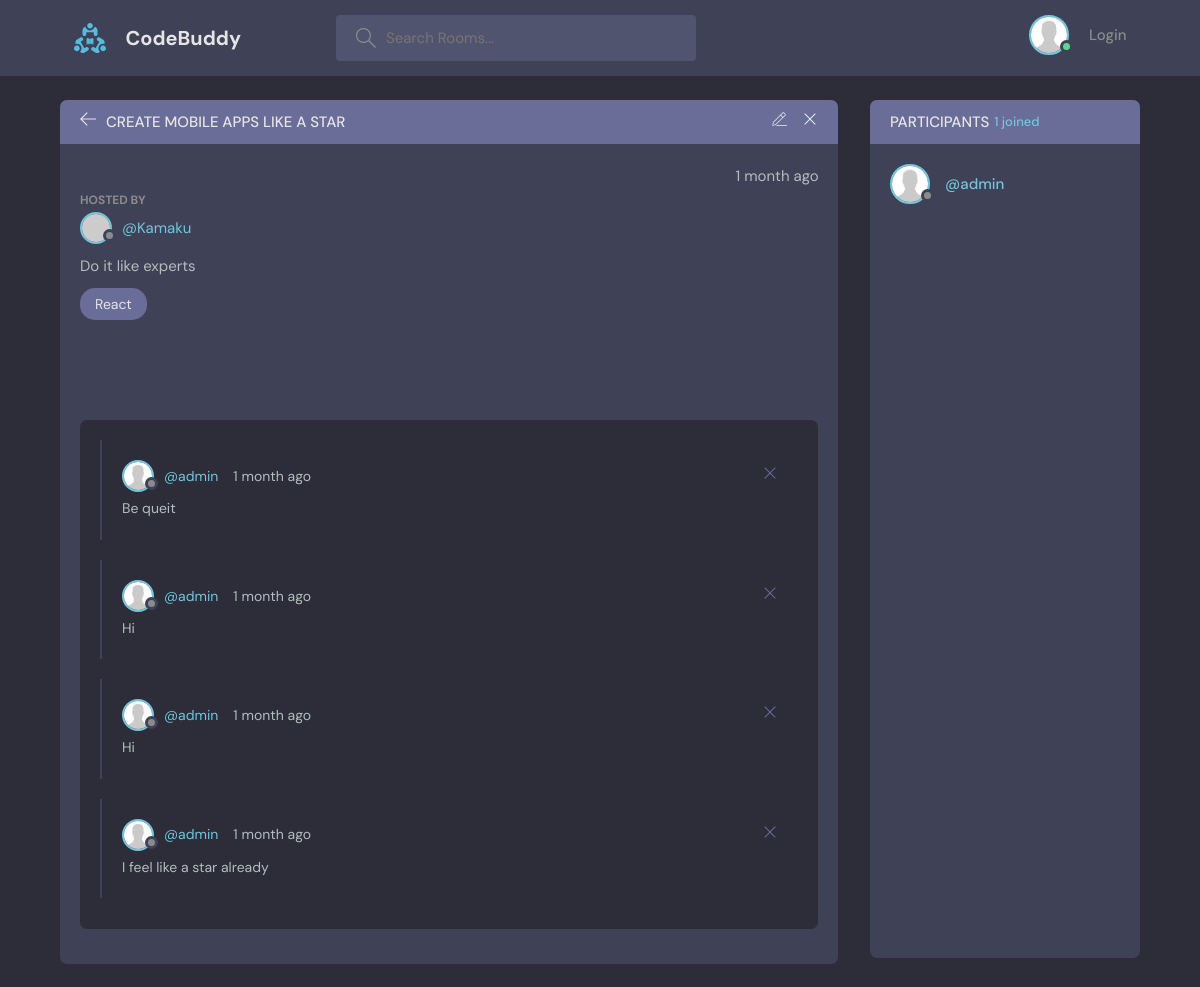
/room/8/, run on the app's committed database.
### base/models.py (models this page shows, shortened)
class Room(models.Model):
    host = models.ForeignKey(User, on_delete=models.SET_NULL, null=True)
    topic = models.ForeignKey(Topic, on_delete=models.SET_NULL, null=True)
    name = models.CharField(max_length=200)
    description = models.TextField(null=True, blank=True)
    participants = models.ManyToManyField(User, related_name='participants', blank=True)
    updated = models.DateTimeField(auto_now=True)
    created = models.DateTimeField(auto_now_add=True)
    class Meta:
        ordering = ['-created', '-updated']

class Topic(models.Model):
    name = models.CharField(max_length=200)
    def __str__(self):
        return self.name

class Message(models.Model):
    user = models.ForeignKey(User, on_delete=models.CASCADE)
    room = models.ForeignKey(Room, on_delete=models.CASCADE)
    topic = models.ForeignKey(Topic, on_delete=models.CASCADE, null=True)
    body = models.TextField()
    updated = models.DateTimeField(auto_now=True)
    created = models.DateTimeField(auto_now_add=True)
    class Meta:
        ordering = ['-created', '-updated']

### base/views.py (the view, shortened to what this page needs)
# urls.py: path('room/<str:pk>/', views.room, name = "room"),
def room(request, pk):
    room = Room.objects.get(id = pk)
    room_messages = room.message_set.all().order_by('-created')
    participants = room.participants.all()
    context = {'room': room, 'room_messages': room_messages, 'participants': participants }
    return render(request, "base/room.html", context)

### base/templates/base/room.html (shortened to what this page needs)
{% extends 'main.html' %} {% block content %} {% load static %}
<main class="profile-page layout layout--2">
  <div class="container">
    <div class="room">
      <div class="room__top">
        <div class="room__topLeft">
          <a href="{% url 'home' %}">
            <svg
              version="1.1"
              xmlns="http://www.w3.org/2000/svg"
              width="32"
              height="32"
              viewBox="0 0 32 32"
            >
              <title>arrow-left</title>
              <path
                d="M13.723 2.286l-13.723 13.714 13.719 13.714 1.616-1.611-10.96-10.96h27.625v-2.286h-27.625l10.965-10.965-1.616-1.607z"
              ></path>
            </svg>
          </a>
          <h3>{{ room.name }}</h3>
        </div>
        <div class="room__topRight">
          <a href="{% url 'update-room' room.id %}">
          </a>
          <a href="{% url 'delete-room' room.id %}">
            <svg
              version="1.1"
              xmlns="http://www.w3.org/2000/svg"
              width="32"
              height="32"
              viewBox="0 0 32 32"
            >
              <title>remove</title>
              <path
                d="M27.314 6.019l-1.333-1.333-9.98 9.981-9.981-9.981-1.333 1.333 9.981 9.981-9.981 9.98 1.333 1.333 9.981-9.98 9.98 9.98 1.333-1.333-9.98-9.98 9.98-9.981z"
              ></path>
            </svg>
          </a>
        </div>
      </div>
      <div class="room__box scroll">
        <div class="room__header scroll">
          <div class="room__info">
            <span>{{ room.created|timesince }} ago</span>
          </div>
          <div class="room__hosted">
            <p>Hosted By</p>
            <a
              href="{% url 'user-profile' room.host.id %}"
              class="room__author"
            >
              <div class="avatar avatar--small">
                <img src="https://randomuser.me/api/portraits/men/37.jpg" />
              </div>
              <span>@{{ room.host.username }}</span>
            </a>
          </div>
          {% if room.description %}
          <div class="room__details">{{ room.description }}</div>
          {% else %}
          <div class="room__details">Room not described</div>
          {% endif %}
          <span class="room__topics">{{ room.topic }}</span>
        </div>
        <div class="room__conversation">
          <div class="threads scroll">
            {% for message in room_messages %}
            <div class="thread">
              <div class="thread__top">
                <div class="thread__author">
                  <a
                    href="{% url 'user-profile' message.user.id %}"
                    class="thread__authorInfo"
                  >
                    <div class="avatar avatar--small">
                      <img src="{% static 'images/pp.jpg' %}" />
                    </div>
                    <span>@{{ message.user.username }} </span>
                  </a>
                  <span class="thread__date">
                    {{ message.created|timesince }} ago
                  </span>
                </div>
                <div class="thread__delete">
                  <svg
                    version="1.1"
                    xmlns="http://www.w3.org/2000/svg"
                    width="32"
                    height="32"
                    viewBox="0 0 32 32"
                  >
                    <title>remove</title>
                    <path
                      d="M27.314 6.019l-1.333-1.333-9.98 9.981-9.981-9.981-1.333 1.333 9.981 9.981-9.981 9.98 1.333 1.333 9.981-9.98 9.98 9.98 1.333-1.333-9.98-9.98 9.98-9.981z"
                    ></path>
                  </svg>
                </div>
              </div>
              <div class="thread__details">{{ message.body }}</div>
            </div>
            {% endfor %}
          </div>
        </div>
      </div>
    </div>
    <div class="participants">
      <h3 class="participants__top">
        Participants <span> {{ room.participants.count }} joined </span>
      </h3>
      <div class="participants__list scroll">
        {% for participant in participants %}
        <a href="{% url 'user-profile' room.host.id %}" class="participant">
          <div class="avatar avatar--medium">
            <img src="{% static 'images/pp.jpg' %}" />
          </div>
          <p>
            <span>@{{ participant.username }}</span>
          </p>
        </a>
        {% endfor %}
      </div>
    </div>
  </div>
</main>
{% endblock %}

### data on the page
Room: name "CREATE MOBILE APPS LIKE A STAR", created "1 month", host.username "Kamaku", description "Do it like experts", topic "React", participants.count "1"
Message: user.username "admin", created "1 month", body "Be queit"
Message: user.username "admin", created "1 month", body "Hi"
Message: user.username "admin", created "1 month", body "Hi"
Message: user.username "admin", created "1 month", body "I feel like a star already"

### other printed values
{{ participant.username }} "admin"
